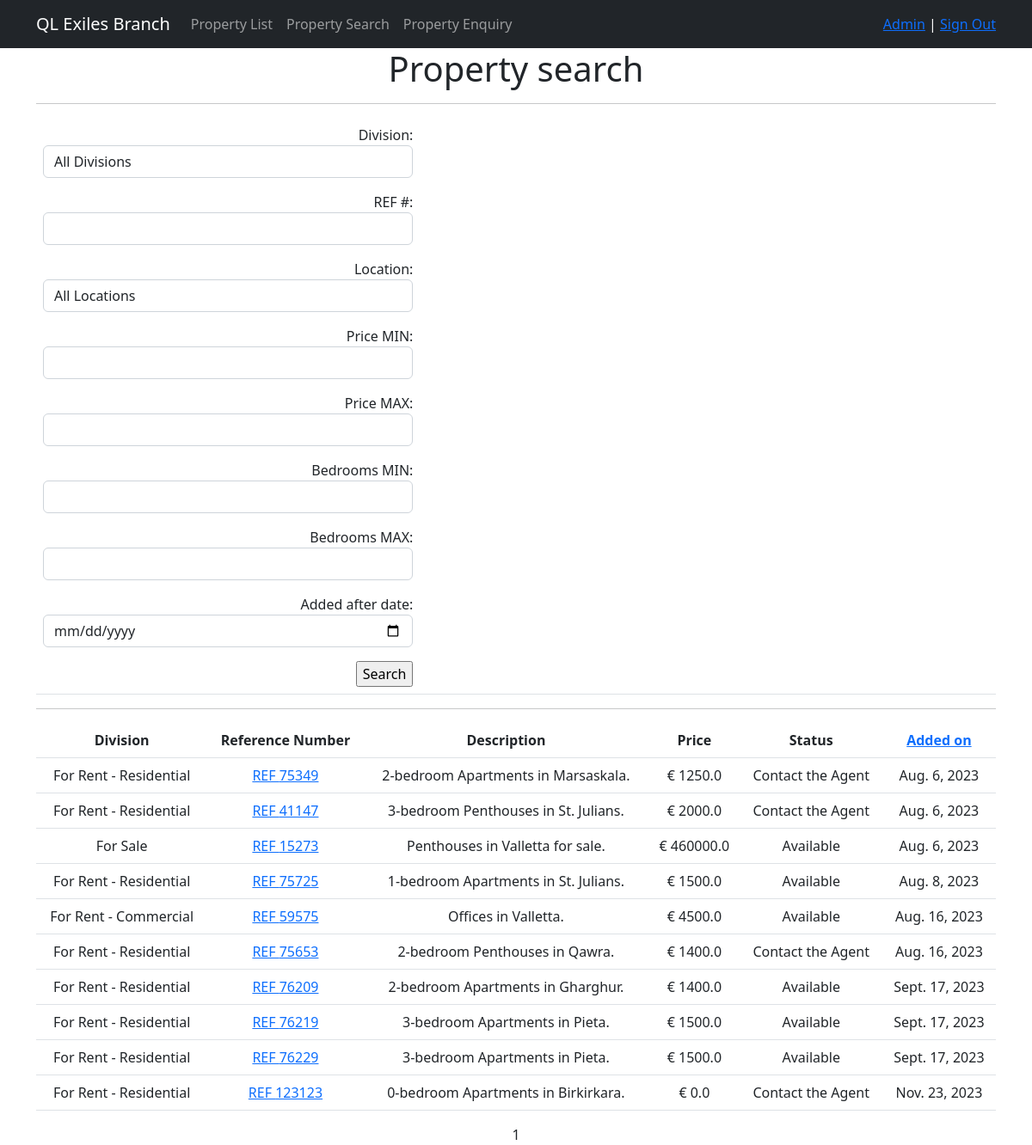
The app's page /property/search/ (signed in), older data.
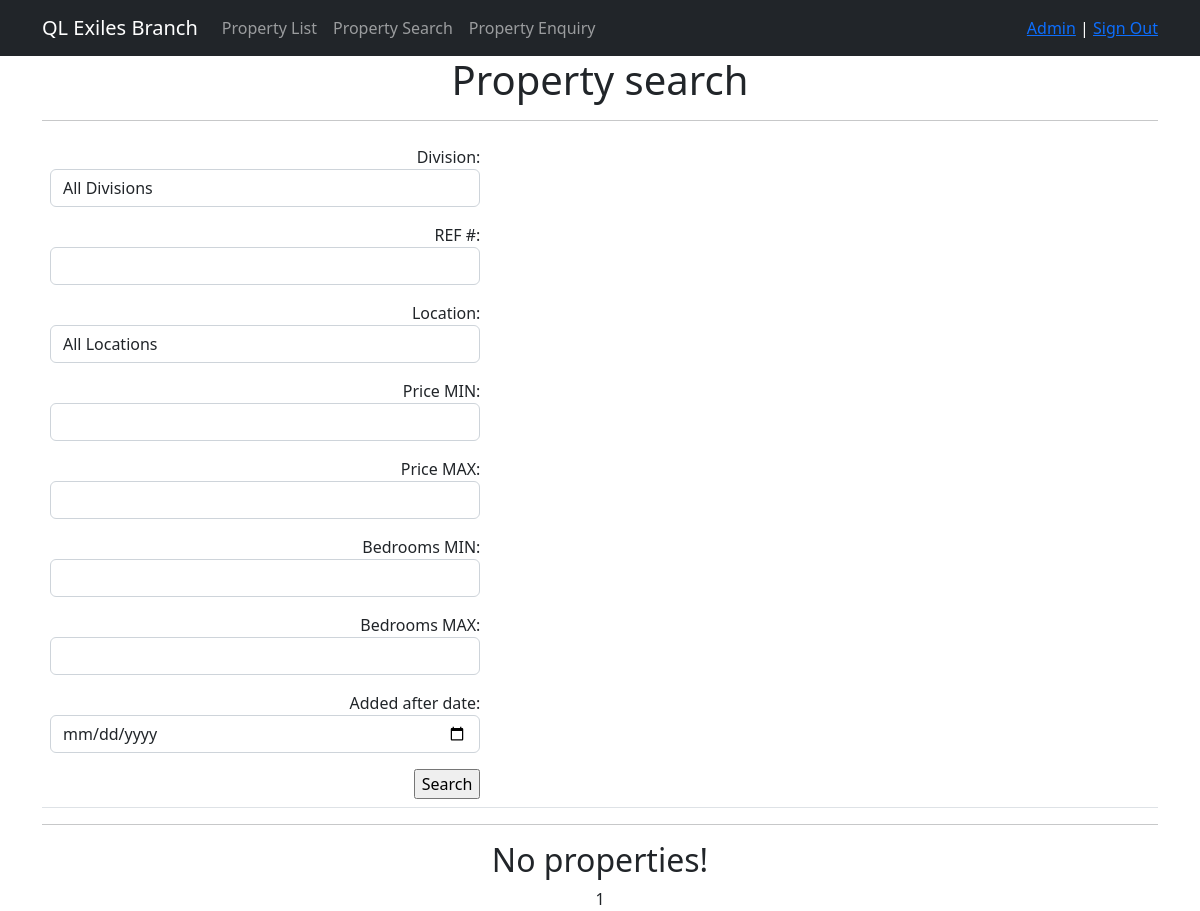
The same page, newer data.
### properties/models.py (models this page shows, shortened)
class ResProperties(models.Model):
    ref = models.IntegerField(unique=True)
    prop_division = models.CharField(max_length=2, choices=PROP_DIVISION, default='QL')
    prop_type = models.CharField(max_length=25)
    location = models.CharField(max_length=25)
    address = models.TextField(null=True)
    _price = models.FloatField(default=0.0, db_column="Price")
    status = models.CharField(max_length=2, choices=PROP_STATUSES, default='RE')
    status_valid = models.CharField(max_length=25, null=True)
    off_the_market = models.BooleanField(default=False)
    bedrooms = models.IntegerField(default=0)
    bathrooms = models.IntegerField(default=0)
    prop_features = models.ManyToManyField(Features, through='PropertiesFeatures')
    prop_description = models.TextField(null=True)
    date_added = models.DateField(auto_now_add=True)
    date_rented = models.DateField(null=True)
    date_expected = models.DateField(null=True)
    time_updated = models.TimeField(auto_now=True)
    owner = models.ForeignKey(Owners, on_delete=models.CASCADE)
    added_by = models.ForeignKey(Agents, on_delete=models.SET_NULL, null=True)
    lf = models.CharField(max_length=50, null=True)
    @property
    def ref_oct(self):
        return str(oct(self.ref))[2:]
    @property
    def price(self):
        return self._price
    def __str__(self):
        if self.prop_division == "QL":
            return f'REF {self.ref} - {self.bedrooms}-bedroom {self.prop_type} in {self.location}.'
        elif self.prop_division == "QC":
            return f'REF {self.ref} - {self.prop_type} in {self.location}.'
        elif self.prop_division == "ZH":
            return f'REF {self.ref} - {self.prop_type} in {self.location} for sale.'
    def get_absolute_url(self):
        return reverse('properties:property_details', args=[str(self.ref_oct)])

### properties/views.py (the view)
# urls.py: path('search/', ResPropertiesSearch.as_view(), name='property_search'),
class ResPropertiesSearch(LoginRequiredMixin, ListView):
    model = ResProperties
    ordering = 'ref'
    template_name = 'resproperties_search.html'
    context_object_name = 'resproperties_search'
    paginate_by = 10
    def get_queryset(self):
        queryset = super().get_queryset()
        self.filterset = PropertyFilter(self.request.GET, queryset)
        return self.filterset.qs
    def get_ordering(self):
        self.order = self.request.GET.get('order', 'asc')
        selected_ordering = self.request.GET.get('ordering', 'date_added')
        if self.order == "desc":
            selected_ordering = "-" + selected_ordering
        return selected_ordering
    def get_context_data(self, **kwargs):
        context = super().get_context_data(**kwargs)
        context['time_now'] = datetime.utcnow()
        context['current_order'] = self.get_ordering()
        context['order'] = self.order
        context['filterset'] = self.filterset
        return context

### properties/templatetags/custom_filters.py (called while the page is built)
@register.filter(name="currency")
def currency(value, code):
    prefix = CURRENCIES_SYMBOLS[code]
    return f'{prefix} {value}'

@register.filter(name="cap_case")
def cap_case(value: str):
    return value.capitalize()

@register.filter()
def minus_ref(value:str):
    value=str(value)
    value = value[value.find("-")+2:]
    return value

### properties/templatetags/custom_tags.py (called while the page is built)
@register.simple_tag(takes_context=True)
def url_replace(context, **kwargs):
   d = context['request'].GET.copy()
   for k, v in kwargs.items():
       d[k] = v
   return d.urlencode()

### templates/resproperties_search.html (shortened to what this page needs)
{% extends 'flatpages/default.html' %}
{% load custom_filters %}
{% load custom_tags %}
{% block content %}
<h1>Property search</h1>
<hr>
<table style="width:100%" class="table">
    <tr>
        <td width="40%">
            <form action="" method="get" align="right" >
                {{ filterset.form.as_p }}
                <input type="submit" value="Search" />
            </form>
        </td>
        <td></td>
    </tr>
</table>
<hr>
   {% if resproperties_search %}
       <table style="width:100%" class="table">
           <tr>
               <th>Division</th>
               <th>Reference Number</th>
               <th>Description</th>
               <th>Price</th>
               <th>Status</th>
               <th><a href = "?{% if order == 'desc' %}{% url_replace order='asc' %}{% else %}{% url_replace order='desc' %}{% endif%}">Added on</a> </th>
           </tr>
           {% for resproperty in resproperties_search %}
           <tr>
               <td>{% if resproperty.prop_division == 'QL' %}  For Rent - Residential   {% elif resproperty.prop_division == 'QC' %} For Rent - Commercial {% else %} For Sale {% endif %}</td>
               <td> <a href="{{ resproperty.get_absolute_url }}" target='_blank'>REF {{resproperty.ref}}</a></td>
               <td>{{ resproperty|minus_ref }}</td>
               <td>{{ resproperty.price|currency:"eur" }}</td>
               <td>{% if resproperty.status == 'AV' %}  Available   {% else %} Contact the Agent {% endif %}</td>
               <td>{{ resproperty.date_added }}</td>
           </tr>
           {% endfor %}
       </table>
   {% else %}
       <h2>No properties!</h2>
   {% endif %}
   {{ page_obj.number }}
{% endblock content %}

Row changes from the older to the newer data that the page shows:
removed ResProperties: shows "For Rent - Residential", ref "75349", prop_division+ref+bedrooms "2-bedroom Apartments in Marsaskala.", price "€ 1250.0", status "Contact the Agent", date_added "Aug. 6, 2023"
removed ResProperties: shows "For Rent - Residential", ref "41147", prop_division+ref+bedrooms "3-bedroom Penthouses in St. Julians.", price "€ 2000.0", status "Contact the Agent", date_added "Aug. 6, 2023"
removed ResProperties: shows "For Sale", ref "15273", prop_division+ref+prop_type "Penthouses in Valletta for sale.", price "€ 460000.0", status "Available", date_added "Aug. 6, 2023"
removed ResProperties: shows "For Rent - Residential", ref "75725", prop_division+ref+bedrooms "1-bedroom Apartments in St. Julians.", price "€ 1500.0", status "Available", date_added "Aug. 8, 2023"
removed ResProperties: shows "For Rent - Commercial", ref "59575", prop_division+ref+prop_type "Offices in Valletta.", price "€ 4500.0", status "Available", date_added "Aug. 16, 2023"
removed ResProperties: shows "For Rent - Residential", ref "75653", prop_division+ref+bedrooms "2-bedroom Penthouses in Qawra.", price "€ 1400.0", status "Contact the Agent", date_added "Aug. 16, 2023"
removed ResProperties: shows "For Rent - Residential", ref "76209", prop_division+ref+bedrooms "2-bedroom Apartments in Gharghur.", price "€ 1400.0", status "Available", date_added "Sept. 17, 2023"
removed ResProperties: shows "For Rent - Residential", ref "76219", prop_division+ref+bedrooms "3-bedroom Apartments in Pieta.", price "€ 1500.0", status "Available", date_added "Sept. 17, 2023"
removed ResProperties: shows "For Rent - Residential", ref "76229", prop_division+ref+bedrooms "3-bedroom Apartments in Pieta.", price "€ 1500.0", status "Available", date_added "Sept. 17, 2023"
removed ResProperties: shows "For Rent - Residential", ref "123123", prop_division+ref+bedrooms "0-bedroom Apartments in Birkirkara.", price "€ 0.0", status "Contact the Agent", date_added "Nov. 23, 2023"
Text that changed along with them:
text no longer shown: "Division Reference Number Description Price Status Added on"
text now shown: "No properties!"
